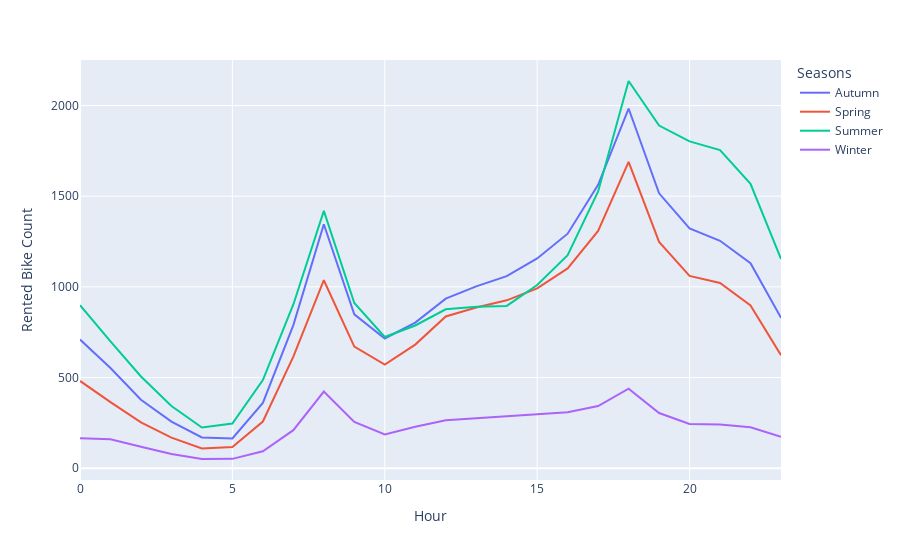

Notebook source saved alongside this figure:
### Code cell
temp = df.groupby(["Seasons","Hour"])["Rented Bike Count"].mean().reset_index()
fig = px.line(temp, x="Hour", y="Rented Bike Count", color='Seasons')
fig.show()

### Figure 1 — Plotly figure (JSON) as saved in the notebook; plotly's stock layout.template omitted (floating-point values rounded to 4 significant figures)
{"data": [{"hovertemplate": "Seasons=Autumn<br>Hour=%{x}<br>Rented Bike Count=%{y}<extra></extra>", "legendgroup": "Autumn", "line": {"color": "#636efa", "dash": "solid"}, "mode": "lines", "name": "Autumn", "orientation": "v", "showlegend": true, "type": "scatter", "x": [0, 1, 2, 3, 4, 5, 6, 7, 8, 9, 10, 11, 12, 13, 14, 15, 16, 17, 18, 19, 20, 21, 22, 23], "xaxis": "x", "y": [709.4, 552.5, 377.5, 256.6, 169.0, 163.4, 359.5, 788.9, 1345.0, 848.4, 715.3, 803.0, 934.6, 1003.0, 1059.0, 1157.0, 1293.0, 1563.0, 1983.0, 1516.0, 1322.0, 1254.0, 1130.0, 828.7], "yaxis": "y"}, {"hovertemplate": "Seasons=Spring<br>Hour=%{x}<br>Rented Bike Count=%{y}<extra></extra>", "legendgroup": "Spring", "line": {"color": "#EF553B", "dash": "solid"}, "mode": "lines", "name": "Spring", "orientation": "v", "showlegend": true, "type": "scatter", "x": [0, 1, 2, 3, 4, 5, 6, 7, 8, 9, 10, 11, 12, 13, 14, 15, 16, 17, 18, 19, 20, 21, 22, 23], "xaxis": "x", "y": [481.1, 363.9, 253.0, 168.5, 108.2, 116.2, 257.2, 615.3, 1036.0, 670.4, 570.9, 681.5, 836.4, 886.1, 925.7, 991.0, 1101.0, 1308.0, 1689.0, 1248.0, 1061.0, 1021.0, 897.4, 623.0], "yaxis": "y"}, {"hovertemplate": "Seasons=Summer<br>Hour=%{x}<br>Rented Bike Count=%{y}<extra></extra>", "legendgroup": "Summer", "line": {"color": "#00cc96", "dash": "solid"}, "mode": "lines", "name": "Summer", "orientation": "v", "showlegend": true, "type": "scatter", "x": [0, 1, 2, 3, 4, 5, 6, 7, 8, 9, 10, 11, 12, 13, 14, 15, 16, 17, 18, 19, 20, 21, 22, 23], "xaxis": "x", "y": [899.1, 698.8, 505.8, 342.7, 223.8, 245.9, 485.8, 902.8, 1419.0, 911, 723.5, 786.9, 876.0, 890.2, 894.7, 1010.0, 1174.0, 1526.0, 2135.0, 1889.0, 1802.0, 1754.0, 1568.0, 1154.0], "yaxis": "y"}, {"hovertemplate": "Seasons=Winter<br>Hour=%{x}<br>Rented Bike Count=%{y}<extra></extra>", "legendgroup": "Winter", "line": {"color": "#ab63fa", "dash": "solid"}, "mode": "lines", "name": "Winter", "orientation": "v", "showlegend": true, "type": "scatter", "x": [0, 1, 2, 3, 4, 5, 6, 7, 8, 9, 10, 11, 12, 13, 14, 15, 16, 17, 18, 19, 20, 21, 22, 23], "xaxis": "x", "y": [165.2, 159.1, 117.8, 77.81, 50.48, 51.22, 92.82, 209.6, 422.2, 254.6, 186.4, 228.3, 263.6, 275.3, 284.3, 298.6, 308.6, 342.5, 438.3, 304.0, 243.2, 240.5, 225.1, 173.4], "yaxis": "y"}], "layout": {"legend": {"title": {"text": "Seasons"}, "tracegroupgap": 0}, "margin": {"t": 60}, "xaxis": {"anchor": "y", "domain": [0, 1], "title": {"text": "Hour"}}, "yaxis": {"anchor": "x", "domain": [0, 1], "title": {"text": "Rented Bike Count"}}}}
